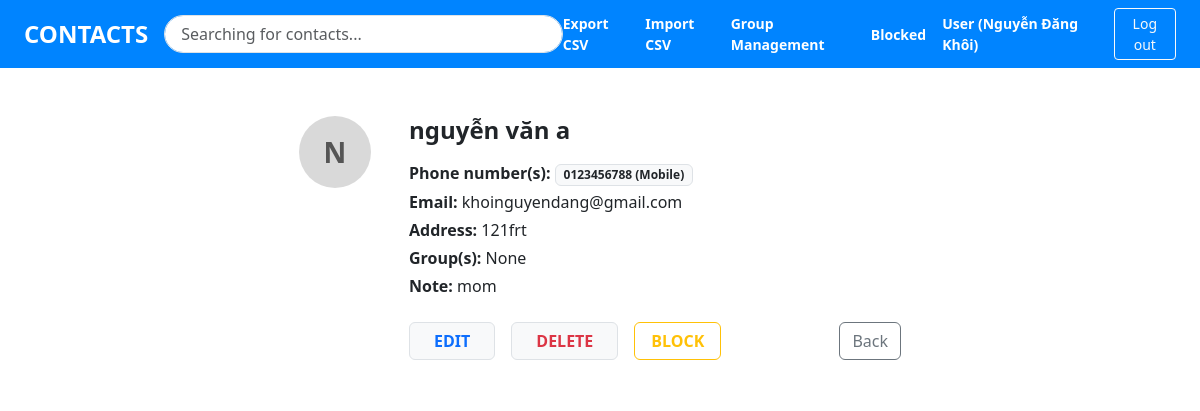
Page /contacts/1 (signed in) on the committed database.
### tables this page shows
CREATE TABLE CONTACTS (
        contactID INTEGER PRIMARY KEY AUTOINCREMENT,
        userID INTEGER NOT NULL,
        fullName VARCHAR(100) NOT NULL,
        email VARCHAR(100),
        address VARCHAR(255),
        note TEXT,
        isBlocked BOOLEAN DEFAULT 0,
        FOREIGN KEY (userID) REFERENCES USERS(userID) ON DELETE CASCADE
    );

CREATE TABLE PHONE_NUMBERS (
        phoneID INTEGER PRIMARY KEY AUTOINCREMENT,
        contactID INTEGER NOT NULL,
        phoneNumber VARCHAR(20) NOT NULL,
        phoneType VARCHAR(30) DEFAULT 'Mobile',
        FOREIGN KEY (contactID) REFERENCES CONTACTS(contactID) ON DELETE CASCADE
    );

### controllers/contact_controller.py (the view)
@router.get("/contacts/{contact_id}")
def view_contact_detail(request: Request, contact_id: int, msg: str = ""):
    user_id = request.session.get("user_id")
    if not user_id:
        return RedirectResponse(url="/login", status_code=303)
    contact = Contact.viewContact(contact_id, user_id)
    if not contact:
        return RedirectResponse(url="/?msg=Contact+not+found", status_code=303)
    return templates.TemplateResponse(request=request, name="contact_detail.html", context={"contact": contact, "msg": msg})

### views/templates/contact_detail.html
{% extends "base.html" %}
{% block content %}
<div class="card border-0 p-4" style="max-width: 650px; margin: 0 auto;">
    <div class="d-flex align-items-start gap-4">
        <div class="avatar-circle" style="width: 72px; height: 72px; font-size: 28px;">{{ contact.fullName[0]|upper }}</div>
        <div class="flex-grow-1">
            <h4 class="fw-bold mb-3">{{ contact.fullName }}</h4>
            <p class="mb-1"><strong>Phone number(s):</strong>
                {% for p in contact.phones %}
                <span class="badge bg-light text-dark border me-1">{{ p.phoneNumber }} ({{ p.phoneType }})</span>
                {% endfor %}
            </p>
            <p class="mb-1"><strong>Email:</strong> {{ contact.email or 'N/A' }}</p>
            <p class="mb-1"><strong>Address:</strong> {{ contact.address or 'N/A' }}</p>
            <p class="mb-1"><strong>Group(s):</strong>
                {% if contact.groups %}
                    {% for g in contact.groups %}<span class="badge bg-info text-dark me-1">{{ g.groupName }}</span>{% endfor %}
                {% else %}None{% endif %}
            </p>
            <p class="mb-4"><strong>Note:</strong> {{ contact.note or 'N/A' }}</p>
            <div class="d-flex gap-3">
                <a href="/contacts/{{ contact.contactID }}/edit" class="btn btn-light text-primary fw-bold px-4 border">EDIT</a>
                <form method="post" action="/contacts/{{ contact.contactID }}/delete"
                      onsubmit="return confirm('Are you sure you want to delete this contact?');">
                    <button type="submit" class="btn btn-light text-danger fw-bold px-4 border">DELETE</button>
                </form>
                <form method="post" action="/contacts/{{ contact.contactID }}/block"
                      onsubmit="return confirm('Block this contact?');">
                    <button type="submit" class="btn btn-outline-warning fw-bold px-3">BLOCK</button>
                </form>
                <a href="/" class="btn btn-outline-secondary ms-auto">Back</a>
            </div>
        </div>
    </div>
</div>
{% endblock %}

### views/static/style.css (style rules this page uses)
body { background-color: #ffffff; font-family: 'Segoe UI', Tahoma, Geneva, Verdana, sans-serif; }
.avatar-circle { width: 48px; height: 48px; border-radius: 50%; background-color: #d9d9d9; display: inline-flex; align-items: center; justify-content: center; font-weight: bold; color: #555; margin-right: 14px; flex-shrink: 0; }

### rows in the picture
CONTACTS: fullName "N", fullName "nguyễn văn a", email "khoinguyendang@gmail.com", address "121frt", note "mom"
PHONE_NUMBERS: phoneNumber "0123456788", phoneType "Mobile"

### other values in the picture
{{ request.session.get("user_name") }} "Nguyễn Đăng Khôi"
